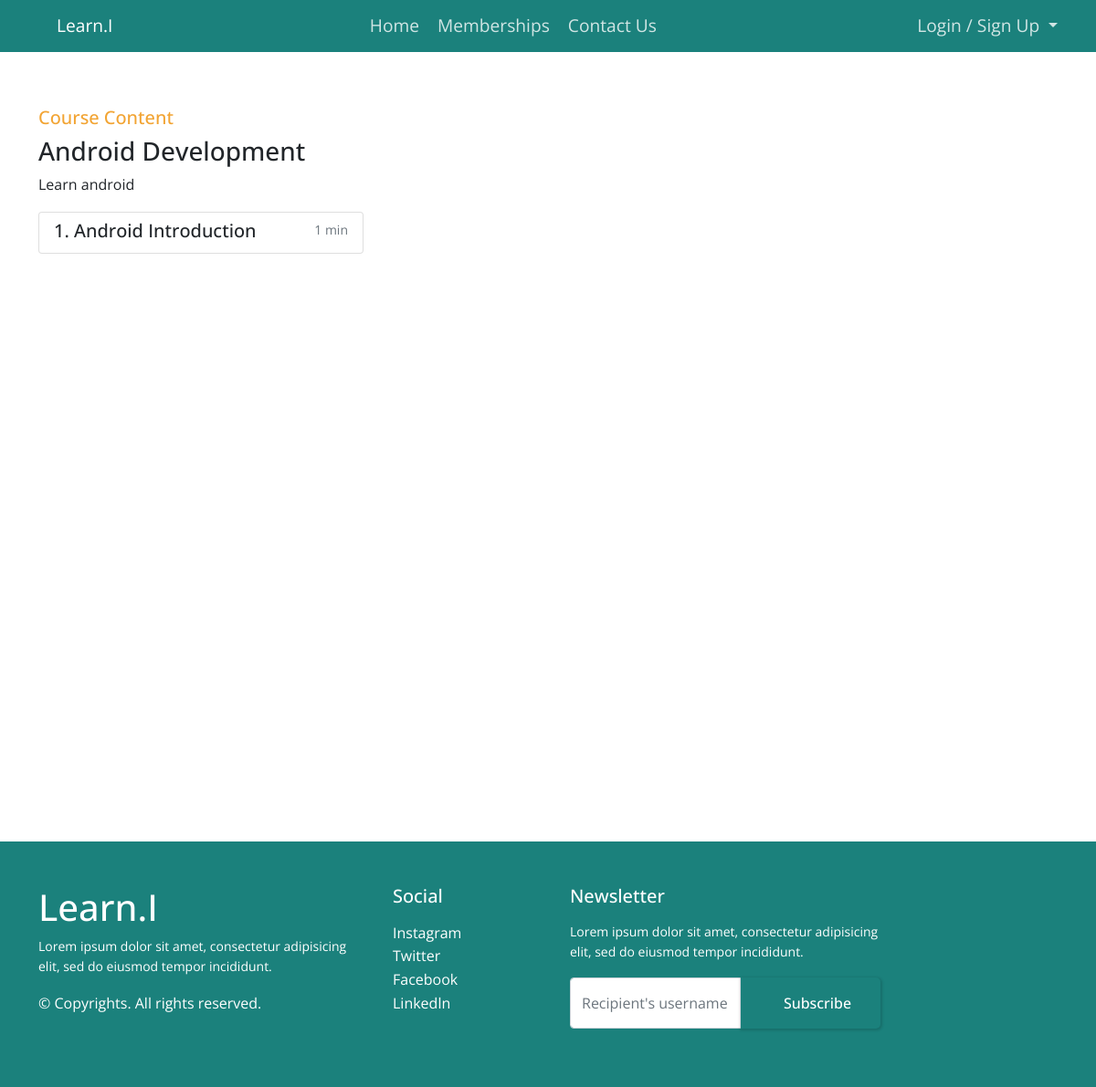
Page /android-101 on the earlier database version.
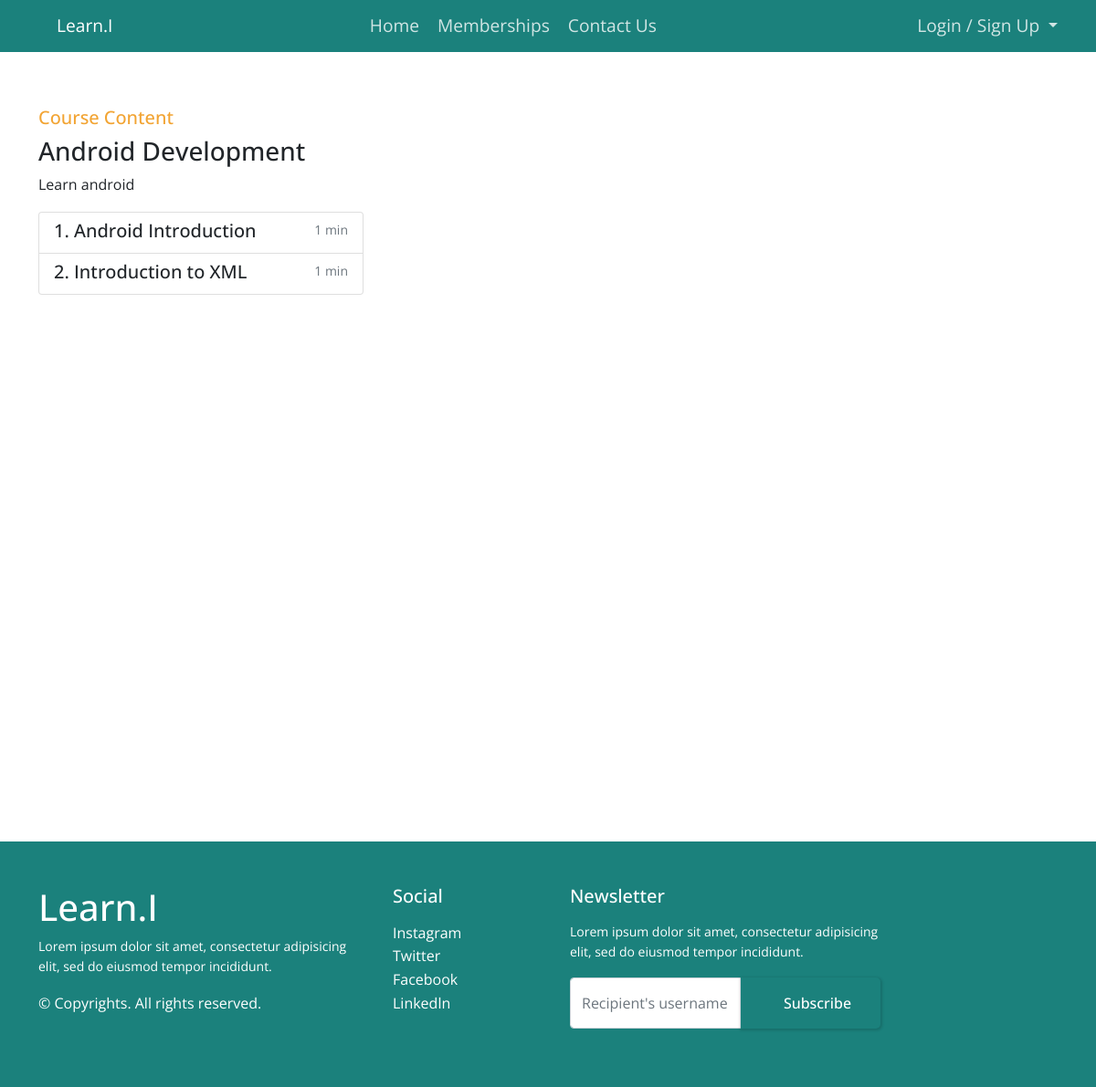
Same page on the later database version.
### course/models.py (models this page shows, shortened)
class Course(models.Model):
    slug = models.SlugField()
    title = models.CharField(max_length=120)
    description = models.TextField()
    allowed_memberships = models.ManyToManyField(Membership)
    thumbnail = models.ImageField(null=True)
    updated = models.DateTimeField(auto_now=True)
    created = models.DateField(auto_now_add=True)
    @property
    def lessons(self):
        return self.lesson_set.all().order_by('position')

class Lesson(models.Model):
    slug = models.SlugField()
    title = models.CharField(max_length=120)
    course = models.ForeignKey(Course, on_delete=models.SET_NULL, null=True)
    position = models.IntegerField()
    video_url = models.CharField(max_length=200)
    videofile = models.FileField(upload_to='videos/',
                                 null=True,
                                 verbose_name="")
    thumbnail = models.ImageField()
    def get_absolute_url(self):
        return reverse("course:lesson-detail",
                       kwargs={
                           "course_slug": self.course.slug,
                           "lesson_slug": self.slug
                       })

### course/views.py (the view)
# urls.py: path('<slug>', CourseDetailView.as_view(), name='detail'),
class CourseDetailView(DetailView):
    model = Course

### course/templates/course/course_detail.html (shortened to what this page needs)
{% extends 'course/base.html' %}
{% block content %}
<div class="container">
    <div class="section-coursedetail">
        <h5 class="top-content">Course Content</h5>
        <div class="row">
            <div class="col-sm-4 col-md-4">
                <h3>{{ object.title }}</h3>
                <p>{{ object.description }}</p>
                <div class="list-group">
                    {% for lesson in object.lessons %}
                    <a href="{{ lesson.get_absolute_url }}" class="list-group-item list-group-item-action">
                        <div class="d-flex w-100 justify-content-between">
                            <h5 class="mb-1"><span>{{lesson.position}}. </span>{{ lesson.title }}</h5>
                            <small class="text-muted">1 min</small>
                        </div>
                    </a>
                    {% endfor %}
                </div>
            </div>
        </div>
    </div>
</div>
{% endblock %}

### course/templates/course/base.html (shortened to what this page needs)
<!DOCTYPE html>
<html>
{% load static %}
<head>
    <link href="https://cdn.jsdelivr.net/npm/bootstrap@5.1.3/dist/css/bootstrap.min.css" rel="stylesheet"
>
    <link rel="stylesheet" href="https://cdn.jsdelivr.net/npm/bootstrap-icons@1.8.1/font/bootstrap-icons.css">
    <link rel="stylesheet" type="text/css" href="{% static 'css/main.css' %}?{% now 'U' %}">
</head>
<body>
    {% include "course/nav.html" %}
    {% block content %}
    {% endblock content %}
    {% include "course/footer.html" %}
</body>
</html>

### course/templates/course/nav.html (shortened to what this page needs)
<nav class="navbar navbar-expand-lg navbar-dark">
    <div class="container container-fluid">
        <a class="navbar-brand active" href="{% url 'course:home' %}">Learn.I</a>
        <div class="collapse navbar-collapse justify-content-between" id="navbarTogglerDemo03">
            <ul class="nav navbar-nav">
                <li><a href="{% url 'course:home' %}">Home</a></li>
                <li><a href="{% url 'memberships:select' %}">Memberships</a></li>
                <li><a href="#">Contact Us</a></li>
            </ul>
            <div class="d-flex">
                {% if not request.user.is_authenticated %}
                <ul class="nav navbar-nav navbar-right">
                    <li class="nav-item dropdown" style="margin-left: 20px;">
                        <a class="dropdown-toggle" href="#" id="navbarScrollingDropdown" role="button"
                            data-bs-toggle="dropdown" aria-expanded="false">
                            Login / Sign Up
                        </a>
                    </li>
                </ul>
                {% endif %}
            </div>
        </div>
    </div>
</nav>

### course/templates/course/footer.html (shortened to what this page needs)
<footer class="w-100 py-4 flex-shrink-0">
    <div class="container py-4">
        <div class="row gy-4 gx-5">
            <div class="col-lg-4 col-md-6">
                <h5 class="h1 text-white">Learn.I
                </h5>
                <p class="small">Lorem ipsum dolor sit amet, consectetur adipisicing elit, sed do eiusmod
                    tempor incididunt.</p>
                <p class="smallmb-0">&copy; Copyrights. All rights reserved.</p>
            </div>
            <div class="col-lg-2 col-md-6">
                <h5 class="text-white mb-3">Social</h5>
                <ul class="list-unstyled text-muted">
                    <li><a href="#">Instagram</a></li>
                    <li><a href="#">Twitter</a></li>
                    <li><a href="#">Facebook</a></li>
                    <li><a href="#">Linkedln</a></li>
                </ul>
            </div>
            <div class="col-lg-4 col-md-6">
                <h5 class="text-white mb-3">Newsletter</h5>
                <p class="small">Lorem ipsum dolor sit amet, consectetur adipisicing elit, sed do eiusmod
                    tempor incididunt.</p>
                <form action="#">
                    <div class="input-group mb-3">
                        <input class="form-control" type="text" placeholder="Recipient's username"
                            aria-label="Recipient's username" aria-describedby="button-addon2">
                        <button class="btn btn-primary" id="button-addon2" type="button"> Subscribe</button>
                    </div>
                </form>
            </div>
        </div>
    </div>
</footer>

### static/css/main.css (style rules this page uses)
:root { --colorbackgrounddark: #1b817c; --colorbackgroundlight: #fff; --colortextdark: #000; --colortextlight: #fff; --colorbtnlight: #f2a433; --titletextsize: 3em; --subtitlesize: 1.5em; --normaltextsize: 1.2em; --titlefontweight: 700; --subtitlefontweight: 500; --sectionheight: 865px; --sectionpadding: 60px 0 120px 0; --sectiontopmargin: 0 0 70px 0; --webkit-box-shadow: 10px 10px 43px -2px rgba(179, 179, 179, 1); --moz-box-shadow: 10px 10px 43px -2px rgba(179, 179, 179, 1); --box-shadow: 10px 10px 43px -2px rgba(179, 179, 179, 1); }
* { font-family: "Open Sans", sans-serif; }
li { list-style: none; }
a { color: inherit; text-decoration: none; transition: all 0.7s; cursor: pointer; }
html { min-height: 100%; position: relative; }
body { line-height: 1.6; min-height: 100vh; }
.navbar { background-color: var(--colorbackgrounddark); }
.navbar a { opacity: 0.8; font-weight: 400; font-size: var(--normaltextsize); color: var(--colortextlight); margin-left: 20px; }
.navbar a.active { opacity: 1; }
.section-coursedetail { padding: var(--sectionpadding); height: var(--sectionheight); }
.section-coursedetail .top-content { color: var(--colorbtnlight); }
.btn { background-color: transparent; border: none; display: inline-flex; align-items: center; gap: 1rem; cursor: pointer; transition: all ease-in-out 0.3s; padding: 1rem 2rem; border-radius: 5px; box-shadow: 1px 1px 3px 1px rgba(0, 0, 0, 0.15); font-weight: 500; }
footer { color: var(--colortextlight); background-color: var(--colorbackgrounddark); }
footer a { color: var(--colortextlight); }

Differences in the rows shown:
added Lesson: position "2", title "Introduction to XML"
